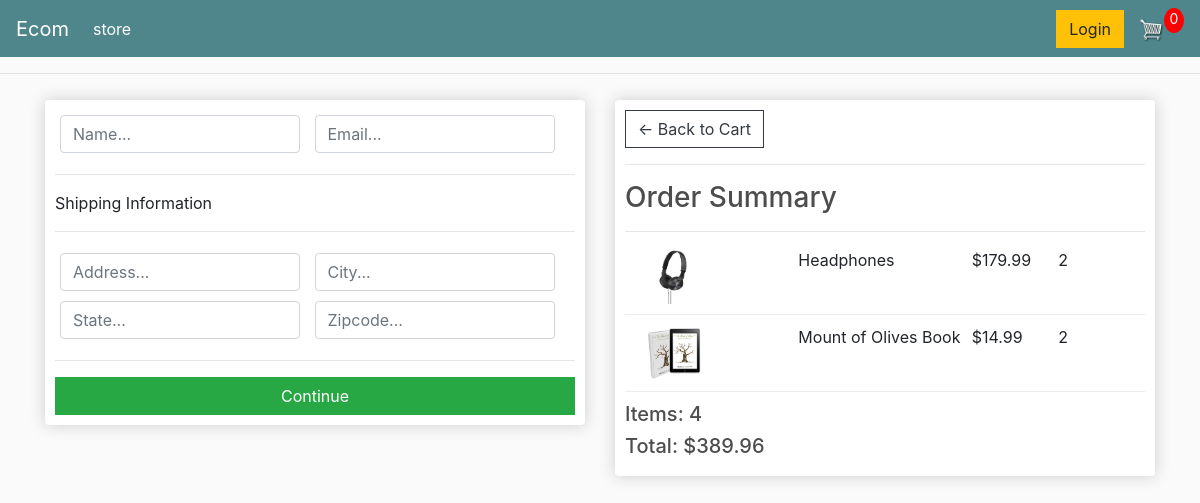
Screenshot of /checkout/ (signed in) with the database file from the repository.
### store/models.py (models this page shows, shortened)
class OrderItem(models.Model):
    product = models.ForeignKey(Product , on_delete=models.SET_NULL , null=True )
    order = models.ForeignKey(Order , on_delete=models.SET_NULL , null=True )
    quantity = models.IntegerField(default=0 , blank=True , null=True)
    date_added = models.DateTimeField(auto_now_add=True)
    @property
    def get_total(self):
        total = self.product.price * self.quantity
        return total

class Product(models.Model):
    name = models.CharField(max_length=200)
    price = models.FloatField()
    digital = models.BooleanField(default=False , null=True , blank=True)
    image = models.ImageField(null = True , blank = True)
    @property
    def imageURL(self):
        try:
            url = self.image.url
        except:
            url = ''
        return url

class Order(models.Model):
    customer = models.ForeignKey(Customer , on_delete=models.SET_NULL , null=True , blank = True)
    date_ordered = models.DateTimeField(auto_now_add=True)
    complete = models.BooleanField(default=False)
    transaction_id = models.CharField(max_length=100 , null=True)
    @property
    def get_cart_total(self):
        orderitems =  self.orderitem_set.all()
        total = sum([item.get_total for item in orderitems])
        return total
    @property
    def get_cart_items(self):
        orderitems = self.orderitem_set.all()
        total = sum([item.quantity for item in orderitems])
        return total

### store/views.py (the view)
# urls.py: path('checkout/' ,views.checkout, name='checkout'),
def checkout(request):
    if request.user.is_authenticated:
        customer = request.user.customer
        order,created = Order.objects.get_or_create(customer = customer , complete = False)
        items = order.orderitem_set.all()
    else:
        items = []
        order = {'get_cart_total':0 , 'get_cart_total':0}
    context = {'items':items , 'order':order}
    return render(request,'store/checkout.html' , context)

### store/templates/store/checkout.html (shortened to what this page needs)
{% extends 'store/main.html' %}
{% load static %}
{% block content %}
    <div class="row">
        <div class="col-lg-6">
            <div class="box-element" id="form-wrapper">
                <form action="" id="form">
                    <div id="user-info">
                        <div class="form-field">
                            <input required class="form-control" type="text" name="name" placeholder="Name...">
                        </div>
                        <div class="form-field">
                            <input required class="form-control" type="email" name="name" placeholder="Email...">
                        </div>
                    </div>
                    <div id="shipping-info">
                        <hr>
                        <p>Shipping Information</p>
                        <hr>
                        <div class="form-field">
                            <input required class="form-control" type="text" name="address" placeholder="Address...">
                        </div>
                        <div class="form-field">
                            <input required class="form-control" type="text" name="city" placeholder="City...">
                        </div>
                        <div class="form-field">
                            <input required class="form-control" type="text" name="state" placeholder="State...">
                        </div>
                        <div class="form-field">
                            <input required class="form-control" type="text" name="zipcode" placeholder="Zipcode...">
                        </div>
                    </div>
                    <hr>
                    <input id="form-button"class="btn btn-success btn-block" type="submit" value="Continue">
                </form>
            </div>
            <br>
        </div>
        <div class="col-lg-6">
            <div class="box-element">
                <a href="{% url 'cart'%}" class="btn btn-outline-dark">&#x2190; Back to Cart</a>
                <hr>
                <h3>Order Summary</h3>
                <hr>
                {% for item in items %}
                <div class="cart-row">
                    <div style="flex:2"><img class="row-image" src="{{item.product.imageURL}}"></div>
                    <div style="flex:2"><p>{{item.product.name}}</p></div>
                    <div style="flex:1"><p>${{item.product.price|floatformat:2}}</p></div>
                    <div style="flex:1"><p>{{item.quantity}}</p></div>
                </div>
                {% endfor %}
                <h5>Items:   {{order.get_cart_items}}</h5>
                <h5>Total:   ${{order.get_cart_total|floatformat:2}}</h5>
            </div>
        </div>
    </div>
{% endblock content %}

### static/css/main.css (style rules this page uses)
body { background-color: hsl(0, 0%, 98%); }
h1,h2,h3,h4,h5,h6 { color:hsl(0, 0%, 30%); }
.box-element { box-shadow:hsl(0, 0%, 80%) 0 0 16px; background-color: #fff; border-radius: 4px; padding: 10px; }
.col-lg-4, .col-lg-6, .col-lg-8, .col-lg-12 { margin-top: 10px; }
.btn { border-radius: 0; }
.row-image { width: 100px; }
.form-field { width:250px; display: inline-block; padding: 5px; }
.cart-row { display: flex; align-items: flex-stretch; padding-bottom: 10px; margin-bottom: 10px; border-bottom: 1px solid #ececec; }

### rows the page displays
OrderItem: product.imageURL (picture), product.name "Headphones", product.price "179.99", quantity "2"
OrderItem: product.imageURL (picture), product.name "Mount of Olives Book", product.price "14.99", quantity "2"
Order: get_cart_items "4", get_cart_total "389.96"
